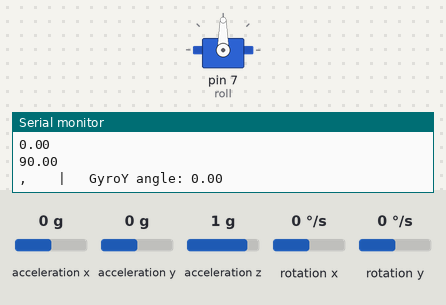
This sketch was run on a simulated Arduino Uno, built with avr-gcc and run on an emulated ATmega328P. Parts: servo, the last lines printed to the serial monitor. Wiring (inferred from the names in the program): MPU-6050 motion sensor at I2C address 0x68. The inputs (shaded band) are chosen by the test bench; at power-on: acceleration x 0 g, rotation y 0 °/s, acceleration z 1 g, acceleration y 0 g, rotation x 0 °/s.

Above: at 1.2 s.
1.3 s: acceleration x set to 0.8 g
At 2.76 s:
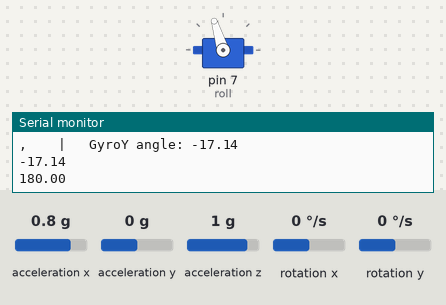
4.3 s: rotation y set to 100 °/s
7.3 s: rotation y set to -192 °/s
At 8.9 s:
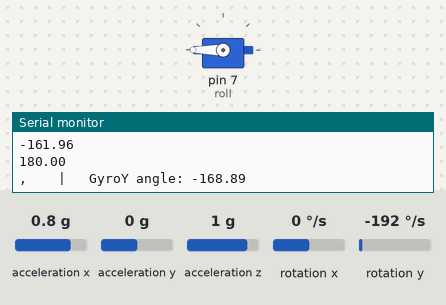
10.3 s: acceleration z set to 0 g
At 11.8 s:
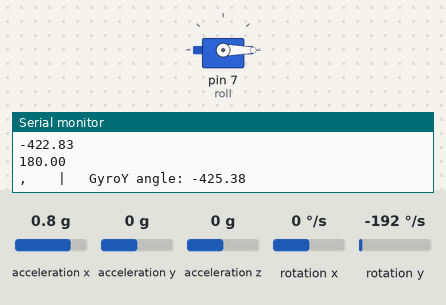
13.3 s: rotation y set to -100 °/s
Timing chart, 0 to 16.5 s (numbered marks = the images above; inputs shaded):
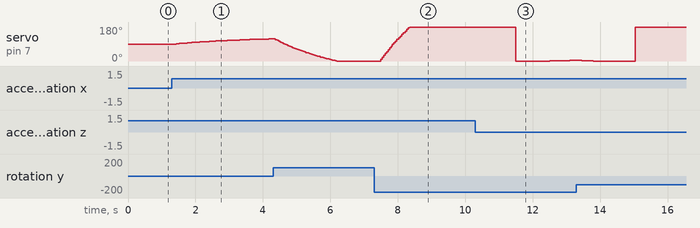

Measured:
- after the input at 1.3 s, servo on pin 7 (roll): moves from 90° to 117° over 2.7 s, starting after 0.13 s
- after the input at 7.3 s, servo on pin 7 (roll): moves from 0° to 180° over 0.86 s, starting after 0.19 s
- after the input at 10.3 s, servo on pin 7 (roll): 180° → 0° after 1.2 s instead of 1.7 s

The sketch:

projet_PID.ino
```cpp
/* http://www.youtube.com/c/electronoobs
 *
 * This is an example for the 3D printed gimbal project. It uses
 * the MPU6050 and two S3003 servo motors. This is the PID code for the gimbal. *
 * Arduino pin    |   MPU6050
 * 5V             |   Vcc
 * GND            |   GND
 * A4             |   SDA
 * A5             |   SCL
 * Scheematic: https://www.electronoobs.com/eng_arduino_tut46_sch1.php
 */

//Includes
#include <Wire.h>
#include <Servo.h>


Servo roll;

/*MPU-6050 gives you 16 bits data so you have to create some float constants
*to store the data for accelerations and gyro*/

//Gyro Variables
float elapsedTime, time, timePrev;            //Variables for time control
int gyro_error=0;                             //We use this variable to only calculate once the gyro data error
float Gyr_rawX, Gyr_rawY, Gyr_rawZ;           //Here we store the raw data read
float Gyro_angle_x, Gyro_angle_y;             //Here we store the angle value obtained with Gyro data
float Gyro_raw_error_x, Gyro_raw_error_y;     //Here we store the initial gyro data error

//Acc Variables
int acc_error=0;                              //We use this variable to only calculate once the Acc data error
float rad_to_deg = 180/3.141592654;           //This value is for pasing from radians to degrees values
float Acc_rawX, Acc_rawY, Acc_rawZ;           //Here we store the raw data read
float Acc_angle_x, Acc_angle_y;               //Here we store the angle value obtained with Acc data
float Acc_angle_error_x, Acc_angle_error_y;   //Here we store the initial Acc data error

float Total_angle_x, Total_angle_y;           //Here we store the final total angle

//More variables for the code...
int i;
int mot_activated=0;
long activate_count=0;
long des_activate_count=0;

//////////////////////////////PID FOR ROLL///////////////////////////
float roll_PID, pwm_L_F, pwm_L_B, pwm_R_F, pwm_R_B, roll_error, roll_previous_error;
float roll_pid_p=0;
float roll_pid_i=0;
float roll_pid_d=0;
///////////////////////////////ROLL PID CONSTANTS////////////////////
double roll_kp=10;     //3.55
double roll_ki=0.1;   //0.003
double roll_kd=0.1;   //2.05
float roll_desired_angle = 0;     //This is the angle in which we whant the

float PWM_roll;

void setup() {
  roll.attach(7);  //servo motor for roll


  Wire.begin();
  //begin the wire comunication
  Wire.beginTransmission(0x68);           //begin, Send the slave adress (in this case 68)
  Wire.write(0x6B);                       //make the reset (place a 0 into the 6B register)
  Wire.write(0x00);
  Wire.endTransmission(true);             //end the transmission
  //Gyro config
  Wire.beginTransmission(0x68);           //begin, Send the slave adress (in this case 68)
  Wire.write(0x1B);                       //We want to write to the GYRO_CONFIG register (1B hex)
  Wire.write(0x10);                       //Set the register bits as 00010000 (1000dps full scale)
  Wire.endTransmission(true);             //End the transmission with the gyro
  //Acc config
  Wire.beginTransmission(0x68);           //Start communication with the address found during search.
  Wire.write(0x1C);                       //We want to write to the ACCEL_CONFIG register
  Wire.write(0x10);                       //Set the register bits as 00010000 (+/- 8g full scale range)
  Wire.endTransmission(true);

  Serial.begin(9600);                     //Remember to set this same baud rate to the serial monitor
  time = millis();                        //Start counting time in milliseconds
}//end of setup void


void loop() {

  /////////////////////////////I M U/////////////////////////////////////
  timePrev = time;  // the previous time is stored before the actual time read
  time = millis();  // actual time read
  elapsedTime = (time - timePrev) / 1000;
  /*The tiemeStep is the time that elapsed since the previous loop.
  *This is the value that we will use in the formulas as "elapsedTime"
  *in seconds. We work in ms so we have to divide the value by 1000
  to obtain seconds*/
  /*Reed the values that the accelerometre gives.
  * We know that the slave adress for this IMU is 0x68 in
  * hexadecimal. For that in the RequestFrom and the
  * begin functions we have to put this value.*/
 //////////////////////////////////////Gyro read/////////////////////////////////////
  Wire.beginTransmission(0x68);            //begin, Send the slave adress (in this case 68)
  Wire.write(0x43);                        //First adress of the Gyro data
  Wire.endTransmission(false);
  Wire.requestFrom(0x68,4,true);           //We ask for just 4 registers
  Gyr_rawX=Wire.read()<<8|Wire.read();     //Once again we shif and sum
  Gyr_rawY=Wire.read()<<8|Wire.read();
  /*Now in order to obtain the gyro data in degrees/seconds we have to divide first
  the raw value by 32.8 because that's the value that the datasheet gives us for a 1000dps range*/
  /*---X---*/
  Gyr_rawX = (Gyr_rawX/32.8);
  /*---Y---*/
  Gyr_rawY = (Gyr_rawY/32.8);
  /*Now we integrate the raw value in degrees per seconds in order to obtain the angle
  * If you multiply degrees/seconds by seconds you obtain degrees */
    /*---X---*/
  Gyro_angle_x = Gyr_rawX*elapsedTime;
  /*---X---*/
  Gyro_angle_y = Gyr_rawY*elapsedTime;


  //////////////////////////////////////Acc read/////////////////////////////////////
  Wire.beginTransmission(0x68);     //begin, Send the slave adress (in this case 68)
  Wire.write(0x3B);                 //Ask for the 0x3B register- correspond to AcX
  Wire.endTransmission(false);      //keep the transmission and next
  Wire.requestFrom(0x68,6,true);    //We ask for next 6 registers starting withj the 3B
  /*We have asked for the 0x3B register. The IMU will send a brust of register.
  * The amount of register to read is specify in the requestFrom function.
  * In this case we request 6 registers. Each value of acceleration is made out of
  * two 8bits registers, low values and high values. For that we request the 6 of them
  * and just make then sum of each pair. For that we shift to the left the high values
  * register (<<) and make an or (|) operation to add the low values.
  If we read the datasheet, for a range of+-8g, we have to divide the raw values by 4096*/
  Acc_rawX=(Wire.read()<<8|Wire.read())/4096.0 ; //each value needs two registres
  Acc_rawY=(Wire.read()<<8|Wire.read())/4096.0 ;
  Acc_rawZ=(Wire.read()<<8|Wire.read())/4096.0 ;
 /*Now in order to obtain the Acc angles we use euler formula with acceleration values
 after that we substract the error value found before*/
 /*---X---*/
 Acc_angle_y = (atan(-1*(Acc_rawX)/sqrt(pow((Acc_rawY),2) + pow((Acc_rawZ),2)))*rad_to_deg) ;


 //////////////////////////////////////Total angle and filter/////////////////////////////////////

 /*---Y axis angle---*/
 Total_angle_y = 0.98 *(Total_angle_y + Gyro_angle_y) + 0.02*Acc_angle_y;

    //Uncomment this below for debug

    Serial.print("   |   ");
    Serial.print("GyroY angle: ");
    Serial.println(Total_angle_y);

    /*///////////////////////////P I D///////////////////////////////////*/
    roll_desired_angle = 0;   //The angle we want the gimbal to stay is 0 and 0 for both axis for now...

    roll_error = Total_angle_y - roll_desired_angle;
    Serial.println(roll_error);

    roll_pid_p = roll_kp*roll_error;


    if(-3 < roll_error <3)
    {
      roll_pid_i = roll_pid_i+(roll_ki*roll_error);
    }

    roll_pid_d = roll_kd*((roll_error - roll_previous_error)/elapsedTime);

    roll_PID = roll_pid_p + roll_pid_i + roll_pid_d ;

    if(roll_PID < -90){roll_PID = -90;}
    if(roll_PID > 90) {roll_PID = 90; }


    roll_previous_error = roll_error;     //Remember to store the previous error.

    PWM_roll = 90 - roll_PID;

      Serial.println(PWM_roll);
      Serial.print(", ");
     //Finally we write the angle to the servos
  //  roll.write(PWM_roll);
    roll.write(90-Total_angle_y);

}
```
